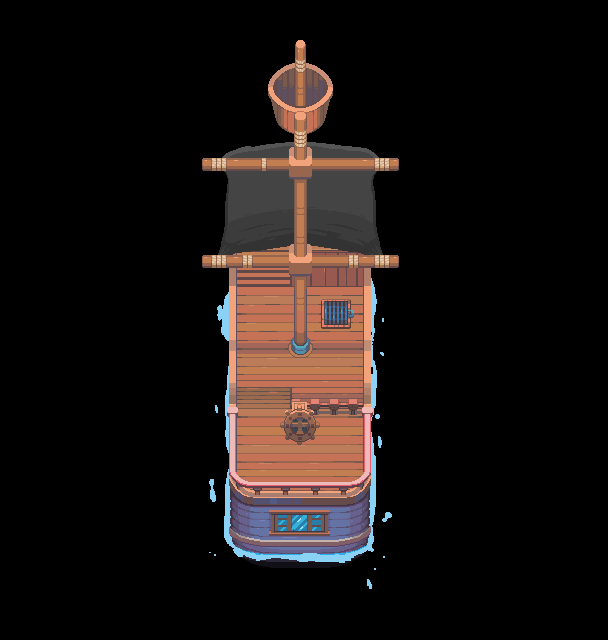

Below is a game level as drawn by its tile map, then a one-line description and the .tmx file that defines it, in full:
An orthogonal 19x20 tile map with 32x32 px tiles, 1 tile layer (ship-animations - up-sailing-baked).

<map version="1.10" tiledversion="1.12.1" orientation="orthogonal" renderorder="right-down" width="19" height="20" tilewidth="32" tileheight="32" infinite="0" nextlayerid="2" nextobjectid="1">
 <tileset firstgid="1" source="ship-animations - up-sailing-baked.tsx" />
 <layer id="1" name="ship-animations - up-sailing-baked" width="19" height="20">
  <data encoding="csv">
0,0,0,0,0,0,0,0,0,0,0,0,0,0,0,0,0,0,0,
0,0,0,0,0,0,0,0,0,105,0,0,0,0,0,0,0,0,0,
0,0,0,0,0,0,0,0,199,200,201,0,0,0,0,0,0,0,0,
0,0,0,0,0,0,0,0,294,295,296,0,0,0,0,0,0,0,0,
0,0,0,0,0,0,387,388,389,390,391,392,393,0,0,0,0,0,0,
0,0,0,0,0,0,482,483,484,485,486,487,488,0,0,0,0,0,0,
0,0,0,0,0,0,0,578,579,580,581,582,0,0,0,0,0,0,0,
0,0,0,0,0,0,672,673,674,675,676,677,678,0,0,0,0,0,0,
0,0,0,0,0,0,767,768,769,770,771,772,773,0,0,0,0,0,0,
0,0,0,0,0,0,862,863,864,865,866,867,868,0,0,0,0,0,0,
0,0,0,0,0,0,957,958,959,960,961,962,963,0,0,0,0,0,0,
0,0,0,0,0,0,1052,1053,1054,1055,1056,1057,1058,0,0,0,0,0,0,
0,0,0,0,0,0,1147,1148,1149,1150,1151,1152,1153,0,0,0,0,0,0,
0,0,0,0,0,0,1242,1243,1244,1245,1246,1247,1248,0,0,0,0,0,0,
0,0,0,0,0,0,1337,1338,1339,1340,1341,1342,1343,0,0,0,0,0,0,
0,0,0,0,0,0,1432,1433,1434,1435,1436,1437,1438,0,0,0,0,0,0,
0,0,0,0,0,0,1527,1528,1529,1530,1531,1532,1533,0,0,0,0,0,0,
0,0,0,0,0,0,1622,1623,1624,1625,1626,1627,1628,0,0,0,0,0,0,
0,0,0,0,0,0,0,1718,1719,1720,1721,1722,0,0,0,0,0,0,0,
0,0,0,0,0,0,0,0,0,0,0,1817,0,0,0,0,0,0,0
</data>
 </layer>
</map>
